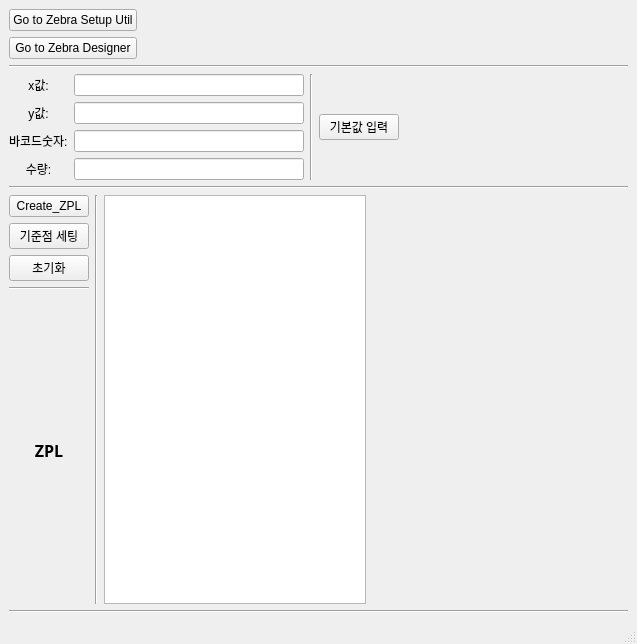
<?xml version="1.0" encoding="UTF-8"?>
<ui version="4.0">
 <class>MainWindow</class>
 <widget class="QMainWindow" name="MainWindow">
  <property name="geometry">
   <rect>
    <x>0</x>
    <y>0</y>
    <width>637</width>
    <height>644</height>
   </rect>
  </property>
  <property name="windowTitle">
   <string>Barcode_Create</string>
  </property>
  <widget class="QWidget" name="centralwidget">
   <layout class="QGridLayout" name="gridLayout_3">
    <item row="1" column="0">
     <widget class="Line" name="line_4">
      <property name="orientation">
       <enum>Qt::Horizontal</enum>
      </property>
     </widget>
    </item>
    <item row="0" column="0">
     <layout class="QHBoxLayout" name="horizontalLayout_2">
      <item>
       <layout class="QVBoxLayout" name="verticalLayout_7">
        <item>
         <widget class="QPushButton" name="ZSU_btn">
          <property name="text">
           <string>Go to Zebra Setup Util</string>
          </property>
         </widget>
        </item>
        <item>
         <widget class="QPushButton" name="ZD_btn">
          <property name="text">
           <string>Go to Zebra Designer</string>
          </property>
         </widget>
        </item>
       </layout>
      </item>
      <item>
       <spacer name="horizontalSpacer_2">
        <property name="orientation">
         <enum>Qt::Horizontal</enum>
        </property>
        <property name="sizeHint" stdset="0">
         <size>
          <width>88</width>
          <height>20</height>
         </size>
        </property>
       </spacer>
      </item>
     </layout>
    </item>
    <item row="2" column="0">
     <layout class="QGridLayout" name="gridLayout_2">
      <item row="0" column="0">
       <layout class="QVBoxLayout" name="verticalLayout_4">
        <item>
         <layout class="QHBoxLayout" name="horizontalLayout">
          <item>
           <layout class="QVBoxLayout" name="verticalLayout">
            <item>
             <widget class="QLabel" name="x_lbl">
              <property name="text">
               <string>x값:</string>
              </property>
              <property name="alignment">
               <set>Qt::AlignCenter</set>
              </property>
             </widget>
            </item>
            <item>
             <widget class="QLabel" name="y_lbl">
              <property name="text">
               <string>y값:</string>
              </property>
              <property name="alignment">
               <set>Qt::AlignCenter</set>
              </property>
             </widget>
            </item>
            <item>
             <widget class="QLabel" name="code_lbl">
              <property name="text">
               <string>바코드숫자:</string>
              </property>
             </widget>
            </item>
            <item>
             <widget class="QLabel" name="cnt_lbl">
              <property name="text">
               <string>수량:</string>
              </property>
              <property name="alignment">
               <set>Qt::AlignCenter</set>
              </property>
             </widget>
            </item>
           </layout>
          </item>
          <item>
           <layout class="QGridLayout" name="gridLayout">
            <item row="0" column="0">
             <layout class="QVBoxLayout" name="verticalLayout_2">
              <item>
               <widget class="QLineEdit" name="x_ln"/>
              </item>
              <item>
               <widget class="QLineEdit" name="y_ln"/>
              </item>
              <item>
               <widget class="QLineEdit" name="barcode_ln"/>
              </item>
              <item>
               <widget class="QLineEdit" name="cnt_ln"/>
              </item>
             </layout>
            </item>
           </layout>
          </item>
          <item>
           <widget class="Line" name="line_5">
            <property name="orientation">
             <enum>Qt::Vertical</enum>
            </property>
           </widget>
          </item>
          <item>
           <widget class="QPushButton" name="Default_btn">
            <property name="text">
             <string>기본값 입력</string>
            </property>
           </widget>
          </item>
          <item>
           <spacer name="horizontalSpacer_4">
            <property name="orientation">
             <enum>Qt::Horizontal</enum>
            </property>
            <property name="sizeHint" stdset="0">
             <size>
              <width>118</width>
              <height>20</height>
             </size>
            </property>
           </spacer>
          </item>
         </layout>
        </item>
       </layout>
      </item>
      <item row="1" column="0">
       <widget class="Line" name="line">
        <property name="orientation">
         <enum>Qt::Horizontal</enum>
        </property>
       </widget>
      </item>
      <item row="2" column="0">
       <layout class="QVBoxLayout" name="verticalLayout_6">
        <item>
         <layout class="QHBoxLayout" name="horizontalLayout_6">
          <item>
           <layout class="QVBoxLayout" name="verticalLayout_5">
            <item>
             <widget class="QPushButton" name="Create_btn">
              <property name="text">
               <string>Create_ZPL</string>
              </property>
             </widget>
            </item>
            <item>
             <widget class="QPushButton" name="set_btn">
              <property name="text">
               <string>기준점 세팅</string>
              </property>
             </widget>
            </item>
            <item>
             <widget class="QPushButton" name="reset_btn">
              <property name="text">
               <string>초기화</string>
              </property>
             </widget>
            </item>
            <item>
             <widget class="Line" name="line_3">
              <property name="orientation">
               <enum>Qt::Horizontal</enum>
              </property>
             </widget>
            </item>
            <item>
             <widget class="QLabel" name="ZPL_lbl">
              <property name="font">
               <font>
                <family>Bahnschrift</family>
                <pointsize>12</pointsize>
                <weight>75</weight>
                <italic>false</italic>
                <bold>true</bold>
                <underline>false</underline>
                <strikeout>false</strikeout>
               </font>
              </property>
              <property name="text">
               <string>ZPL</string>
              </property>
              <property name="alignment">
               <set>Qt::AlignCenter</set>
              </property>
             </widget>
            </item>
           </layout>
          </item>
          <item>
           <widget class="Line" name="line_2">
            <property name="orientation">
             <enum>Qt::Vertical</enum>
            </property>
           </widget>
          </item>
          <item>
           <widget class="QTextEdit" name="ZPL_ln"/>
          </item>
          <item>
           <spacer name="horizontalSpacer">
            <property name="orientation">
             <enum>Qt::Horizontal</enum>
            </property>
            <property name="sizeHint" stdset="0">
             <size>
              <width>138</width>
              <height>20</height>
             </size>
            </property>
           </spacer>
          </item>
         </layout>
        </item>
       </layout>
      </item>
     </layout>
    </item>
    <item row="3" column="0">
     <widget class="Line" name="line_6">
      <property name="orientation">
       <enum>Qt::Horizontal</enum>
      </property>
     </widget>
    </item>
   </layout>
  </widget>
  <widget class="QMenuBar" name="menubar">
   <property name="geometry">
    <rect>
     <x>0</x>
     <y>0</y>
     <width>637</width>
     <height>21</height>
    </rect>
   </property>
  </widget>
  <widget class="QStatusBar" name="statusbar"/>
  <action name="actionZSU">
   <property name="text">
    <string>Zebra Setup Util</string>
   </property>
  </action>
  <action name="actionZD">
   <property name="text">
    <string>Zebra Designer</string>
   </property>
  </action>
  <action name="actionHelp">
   <property name="text">
    <string>Help</string>
   </property>
  </action>
  <action name="actionexplain">
   <property name="text">
    <string>explain</string>
   </property>
  </action>
 </widget>
 <resources/>
 <connections/>
</ui>
